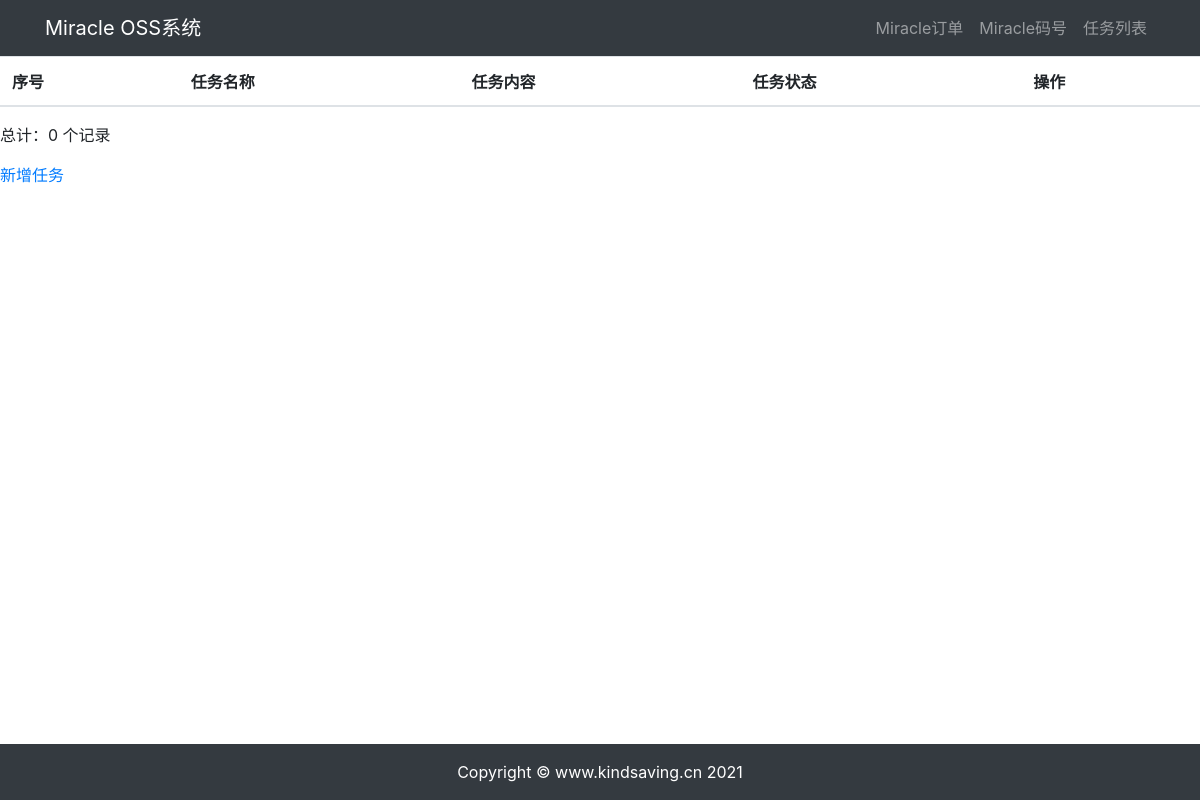
Page /tasks/ on the earlier database version.
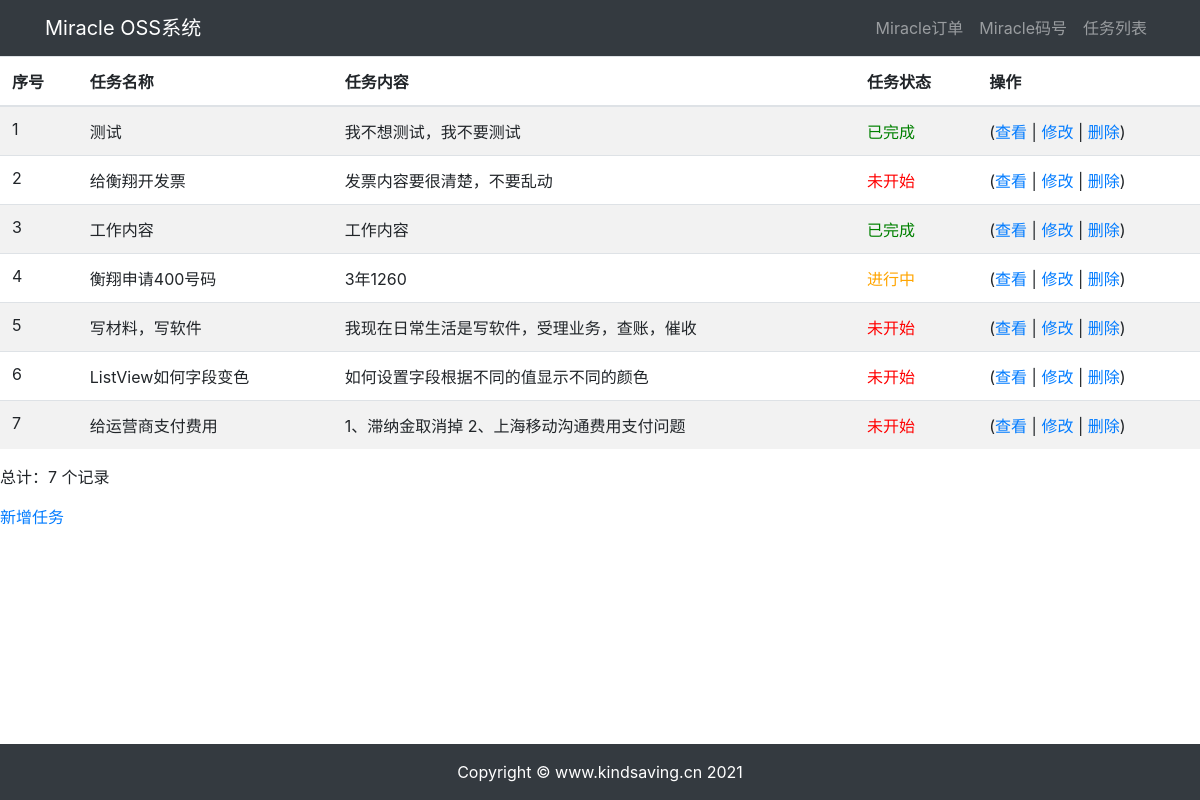
Same page on the later database version.
### tasks/models.py (models this page shows, shortened)
class Task(models.Model):
    name = models.CharField(verbose_name="任务名称", max_length=65, unique=True)
    content = models.TextField(verbose_name="任务内容",default=" ")
    status = models.CharField(verbose_name="状态", max_length=1, choices=Status.choices)

### tasks/views.py (the view)
# urls.py: path('', views.TaskListView.as_view(), name='task_list'),
class TaskListView(ListView):
    model = Task
    context_object_name = 'tasks'
    paginate_by = 10

### tasks/templates/tasks/task_list.html (shortened to what this page needs)
{% extends "base.html" %}
{% block content %}
{% load widget_tweaks %}
<table class="table table-striped">
    <thead>
        <tr>
            <th>序号</th>
            <th>任务名称</th>
            <th>任务内容</th>
            <th data-formatter="displaycolor"><span>任务状态</span></th>
            <th>操作</th>
        </tr>
    </thead>
    <tbody>
{% for task in tasks %}
        <tr>
            <td>
{{ forloop.counter }}
            </td>
            <td>
{{ task.name }}
            </td>
            <td>
{{ task.content }}
            </td>
            {% if task.get_status_display == "未开始" %}
            <td style="color: red">
            {%elif task.get_status_display == "进行中" %}
            <td style="color: orange">
            {%elif task.get_status_display == "已完成" %}
            <td style="color: green">
            {% else %}
            <td>
            {%endif%}
                <span>{{ task.get_status_display }}</span>
            </td>
            <td>
         (<a href="{% url 'tasks:task_detail' task.id %}">查看</a> | <a href="{% url 'tasks:task_update' task.id %}">修改</a> |
         <a href="{% url 'tasks:task_delete' task.id %}">删除</a>)
            </td>
{% endfor %}
        </tr>
    </tbody>
</table>
<p>总计：{{tasks.count}} 个记录</p>
 <p> <a href="{% url 'tasks:task_create' %}">新增任务</a></p>
{% endblock content %}

Differences in the rows shown:
added Task: name "测试", content "我不想测试，我不要测试", status "已完成"
added Task: name "给衡翔开发票", content "发票内容要很清楚，不要乱动", status "未开始"
added Task: name "工作内容", content "工作内容", status "已完成"
added Task: name "衡翔申请400号码", content "3年1260", status "进行中"
added Task: name "写材料，写软件", content "我现在日常生活是写软件，受理业务，查账，催收", status "未开始"
added Task: name "ListView如何字段变色", content "如何设置字段根据不同的值显示不同的颜色", status "未开始"
added Task: name "给运营商支付费用", content "1、滞纳金取消掉 2、上海移动沟通费用支付问题", status "未开始"
Other differences:
{{ tasks.count }}: "0" → "7"
